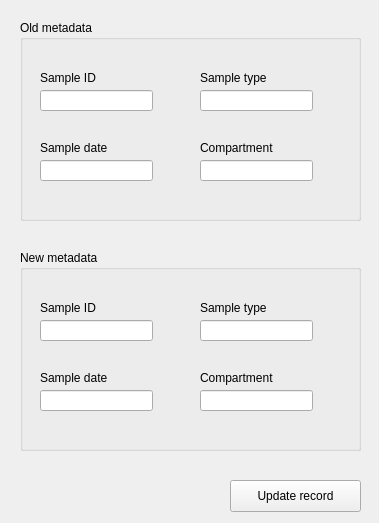
<?xml version="1.0" encoding="UTF-8"?>
<ui version="4.0">
 <class>Form</class>
 <widget class="QWidget" name="Form">
  <property name="geometry">
   <rect>
    <x>0</x>
    <y>0</y>
    <width>379</width>
    <height>523</height>
   </rect>
  </property>
  <property name="windowTitle">
   <string>Modify entry</string>
  </property>
  <widget class="QPushButton" name="updateButton">
   <property name="geometry">
    <rect>
     <x>230</x>
     <y>480</y>
     <width>131</width>
     <height>32</height>
    </rect>
   </property>
   <property name="text">
    <string>Update record</string>
   </property>
  </widget>
  <widget class="QGroupBox" name="groupBox">
   <property name="geometry">
    <rect>
     <x>20</x>
     <y>20</y>
     <width>341</width>
     <height>201</height>
    </rect>
   </property>
   <property name="title">
    <string>Old metadata</string>
   </property>
   <widget class="QLineEdit" name="compartment_lineEdit">
    <property name="geometry">
     <rect>
      <x>180</x>
      <y>140</y>
      <width>113</width>
      <height>21</height>
     </rect>
    </property>
   </widget>
   <widget class="QLabel" name="label_2">
    <property name="geometry">
     <rect>
      <x>20</x>
      <y>50</y>
      <width>71</width>
      <height>16</height>
     </rect>
    </property>
    <property name="text">
     <string>Sample ID</string>
    </property>
   </widget>
   <widget class="QLineEdit" name="sampleID_lineEdit">
    <property name="geometry">
     <rect>
      <x>20</x>
      <y>70</y>
      <width>113</width>
      <height>21</height>
     </rect>
    </property>
   </widget>
   <widget class="QLabel" name="label_5">
    <property name="geometry">
     <rect>
      <x>180</x>
      <y>120</y>
      <width>101</width>
      <height>16</height>
     </rect>
    </property>
    <property name="text">
     <string>Compartment</string>
    </property>
   </widget>
   <widget class="QLineEdit" name="sampleType_lineEdit">
    <property name="geometry">
     <rect>
      <x>180</x>
      <y>70</y>
      <width>113</width>
      <height>21</height>
     </rect>
    </property>
   </widget>
   <widget class="QLabel" name="label_4">
    <property name="geometry">
     <rect>
      <x>20</x>
      <y>120</y>
      <width>81</width>
      <height>16</height>
     </rect>
    </property>
    <property name="text">
     <string>Sample date</string>
    </property>
   </widget>
   <widget class="QLabel" name="label_3">
    <property name="geometry">
     <rect>
      <x>180</x>
      <y>50</y>
      <width>101</width>
      <height>16</height>
     </rect>
    </property>
    <property name="text">
     <string>Sample type</string>
    </property>
   </widget>
   <widget class="QLineEdit" name="sampleDate_lineEdit">
    <property name="geometry">
     <rect>
      <x>20</x>
      <y>140</y>
      <width>113</width>
      <height>21</height>
     </rect>
    </property>
   </widget>
  </widget>
  <widget class="QGroupBox" name="groupBox_2">
   <property name="geometry">
    <rect>
     <x>20</x>
     <y>250</y>
     <width>341</width>
     <height>201</height>
    </rect>
   </property>
   <property name="title">
    <string>New metadata</string>
   </property>
   <widget class="QLineEdit" name="compartment_lineEdit_2">
    <property name="geometry">
     <rect>
      <x>180</x>
      <y>140</y>
      <width>113</width>
      <height>21</height>
     </rect>
    </property>
   </widget>
   <widget class="QLabel" name="label_6">
    <property name="geometry">
     <rect>
      <x>20</x>
      <y>50</y>
      <width>71</width>
      <height>16</height>
     </rect>
    </property>
    <property name="text">
     <string>Sample ID</string>
    </property>
   </widget>
   <widget class="QLineEdit" name="sampleID_lineEdit_2">
    <property name="geometry">
     <rect>
      <x>20</x>
      <y>70</y>
      <width>113</width>
      <height>21</height>
     </rect>
    </property>
   </widget>
   <widget class="QLabel" name="label_7">
    <property name="geometry">
     <rect>
      <x>180</x>
      <y>120</y>
      <width>101</width>
      <height>16</height>
     </rect>
    </property>
    <property name="text">
     <string>Compartment</string>
    </property>
   </widget>
   <widget class="QLineEdit" name="sampleType_lineEdit_2">
    <property name="geometry">
     <rect>
      <x>180</x>
      <y>70</y>
      <width>113</width>
      <height>21</height>
     </rect>
    </property>
   </widget>
   <widget class="QLabel" name="label_8">
    <property name="geometry">
     <rect>
      <x>20</x>
      <y>120</y>
      <width>81</width>
      <height>16</height>
     </rect>
    </property>
    <property name="text">
     <string>Sample date</string>
    </property>
   </widget>
   <widget class="QLabel" name="label_9">
    <property name="geometry">
     <rect>
      <x>180</x>
      <y>50</y>
      <width>101</width>
      <height>16</height>
     </rect>
    </property>
    <property name="text">
     <string>Sample type</string>
    </property>
   </widget>
   <widget class="QLineEdit" name="sampleDate_lineEdit_2">
    <property name="geometry">
     <rect>
      <x>20</x>
      <y>140</y>
      <width>113</width>
      <height>21</height>
     </rect>
    </property>
   </widget>
  </widget>
 </widget>
 <resources/>
 <connections/>
</ui>
